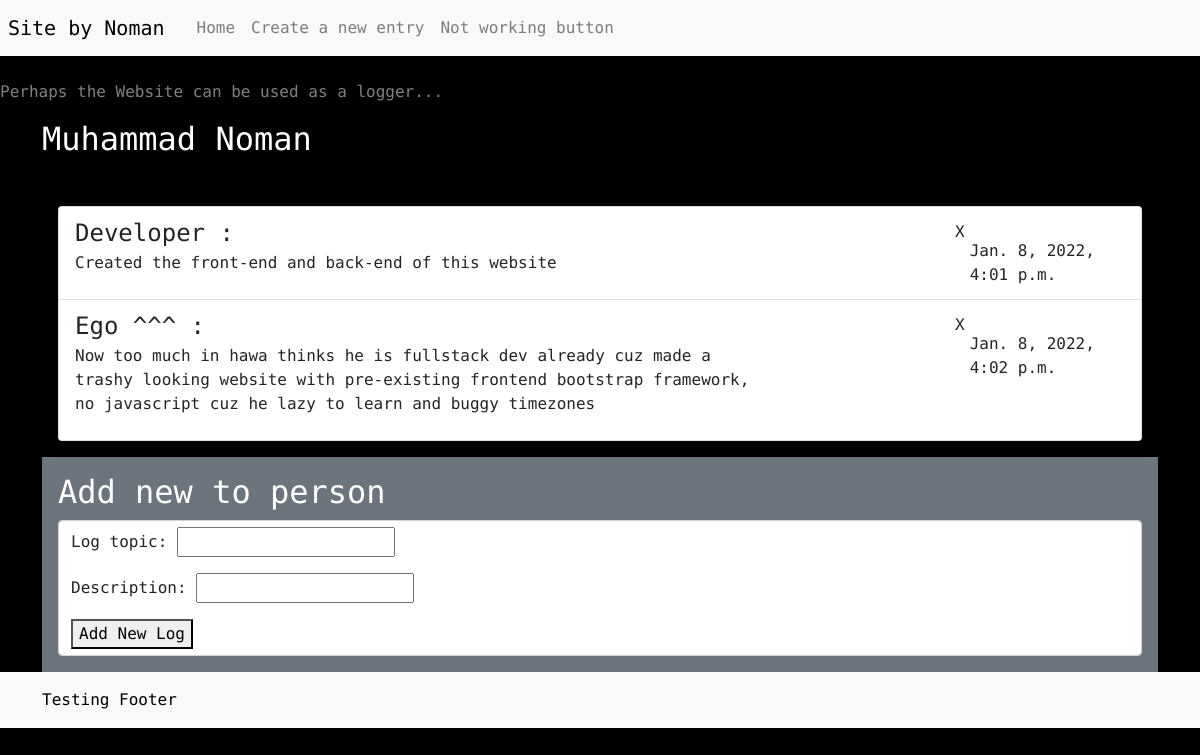
The app's page /list/17 with its own data.
### main/models.py (models this page shows, shortened)
class Person(models.Model):
    first_name = models.CharField(max_length=40)
    last_name = models.CharField(max_length=40)
    def __str__(self):
        return self.first_name + " " + self.last_name

class FavoriteSubject(models.Model):
    person = models.ForeignKey(Person, on_delete=models.CASCADE)
    subject = models.CharField(max_length=40)
    reason = models.CharField(max_length=300)
    date_created = models.DateTimeField(default=datetime.datetime.now)

### main/views.py (the view)
# urls.py: path("list/<int:id>", views.list,name="list"), path("create/", views.create,name="create"),
def list(request,id):
    ls = Person.objects.get(id=id)
    if(request.method == "POST" and "save" in request.POST):
        form = AddSubjectToPerson(request.POST)
        if (form.is_valid()):
            sub = form.cleaned_data["subject"]
            reason = form.cleaned_data["reason"]
            ls.favoritesubject_set.create(subject=sub,reason=reason)
            ls.save()
    else:
        form = AddSubjectToPerson()
    response = render(request,"main/list.html",{"ls":ls,"form":form})
    return response

### main/forms.py
class AddSubjectToPerson(forms.Form):
    subject = forms.CharField(label="Log topic",max_length=30)
    reason = forms.CharField(label="Description",max_length=200)

### main/templates/main/list.html (shortened to what this page needs)
{% extends 'main/base.html'%}
{% block mainBody %}
<h2>{{ls}}</h2><br>
<ul class="list-group m-3">
    {%for item in ls.favoritesubject_set.all%}
    <li class="list-group-item d-inline-flex justify-content-between container">
        <p class="gx-3 col-8"><span class="fs-4 ">{{item.subject}} :</span> <br> {{item.reason}}</p>
        <p class="text-dark-50 col-2 float-end fs-6">
        <form method="post">{%csrf_token%}<button type="input" name="deletor" class="btn btn-primary-s p-1" formaction="/list/{{ls.id}}/delete/{{item.id}}" id="{{item.id}}">X</button></form><br>{{item.date_created}}</p>
    </li>
    {%endfor%}
</ul>
<div class="container bg-secondary p-3">
    <h2 class="text-white:">Add new to person</h2>
    <form method="post" action="#" class="form-control form-md-inline bg-secondary-50">
        {{form.as_p}}
        <button type="submit" name="save">Add New Log</button>
    </form>
</div>
{% endblock%}

### main/templates/main/base.html (style rules this page uses)
body { font-family: 'Fira Mono', monospace; background-color:black;color:rgb(255, 255, 255) }

### records on screen
Person: first_name+last_name "Muhammad Noman"
FavoriteSubject: subject "Developer", reason "Created the front-end and back-end of this website", date_created "Jan. 8, 2022, 4:01 p.m."
FavoriteSubject: subject "Ego ^^^", reason "Now too much in hawa thinks he is fullstack dev already cuz made a trashy looking website with pre-existing frontend bootstrap framework, no javascript cuz he lazy to learn and buggy timezones", date_created "Jan. 8, 2022, 4:02 p.m."
